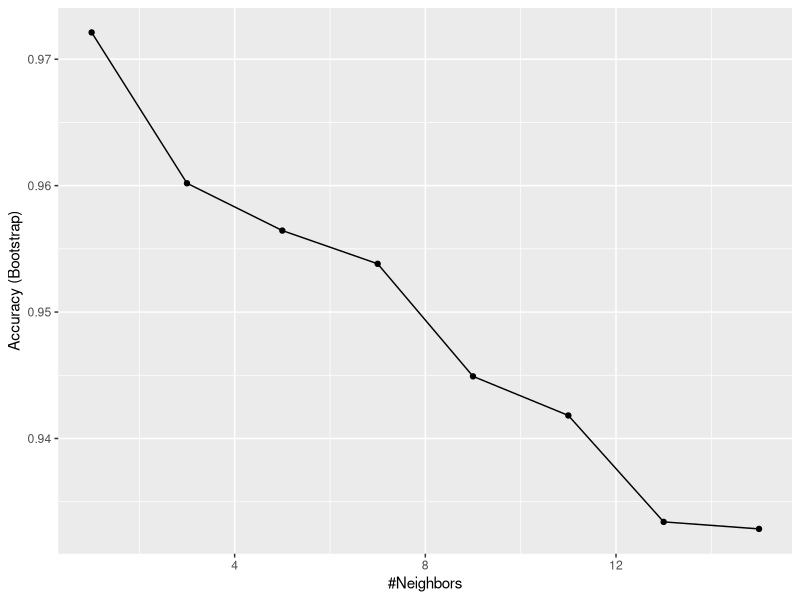
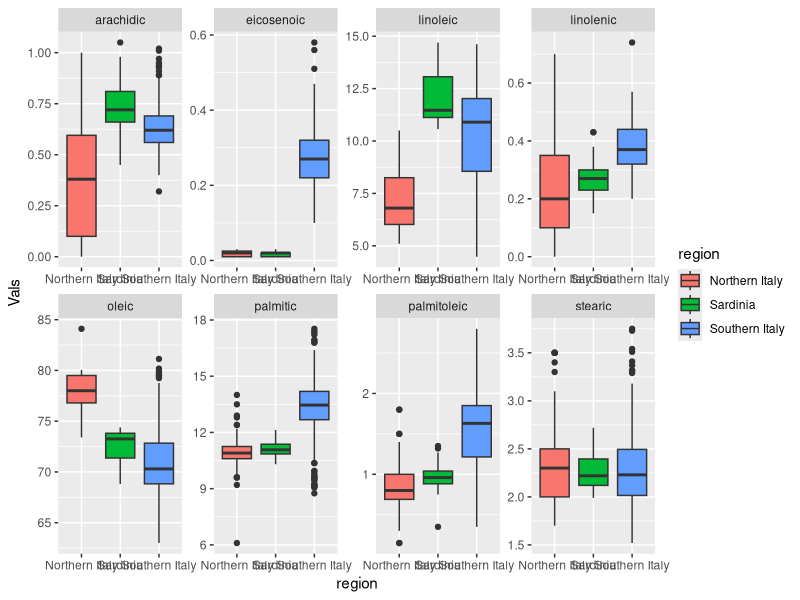
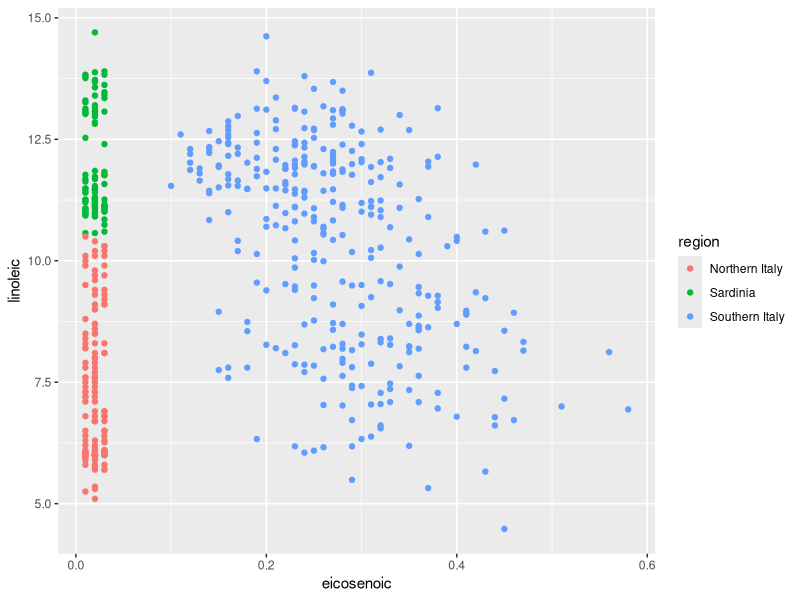
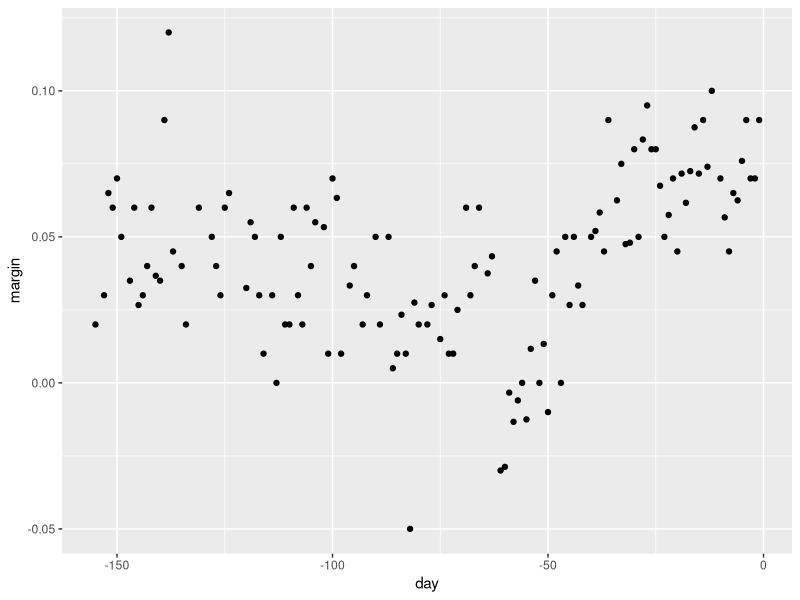
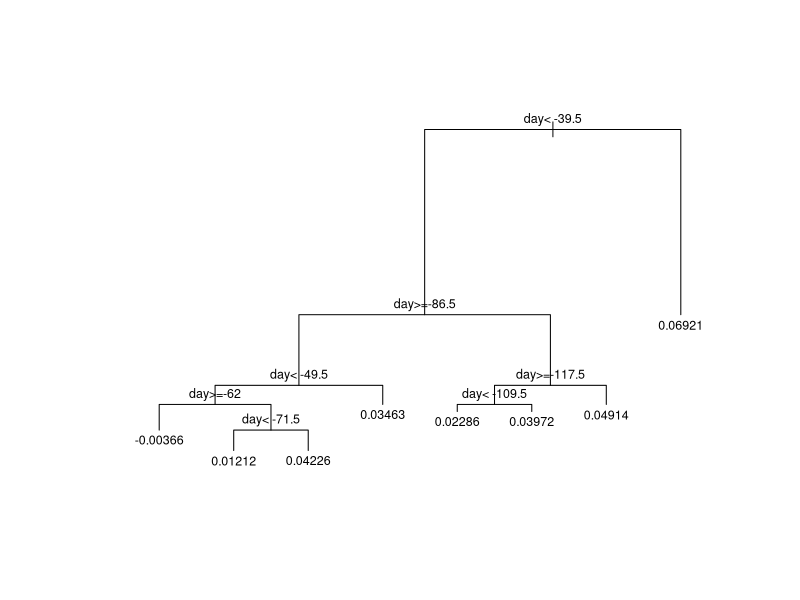
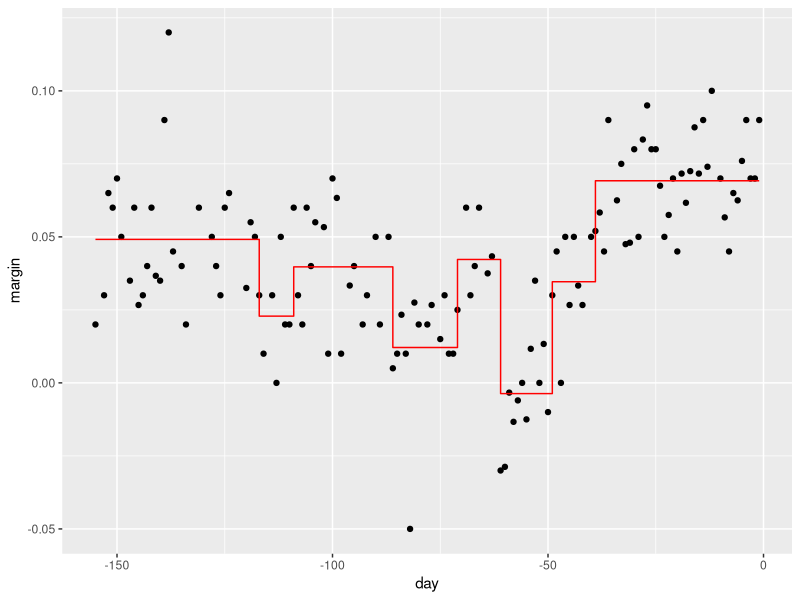
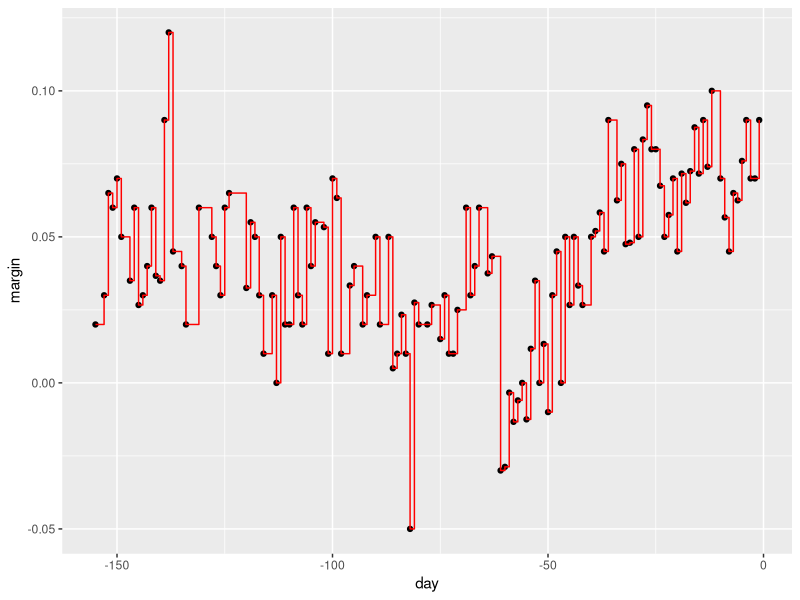
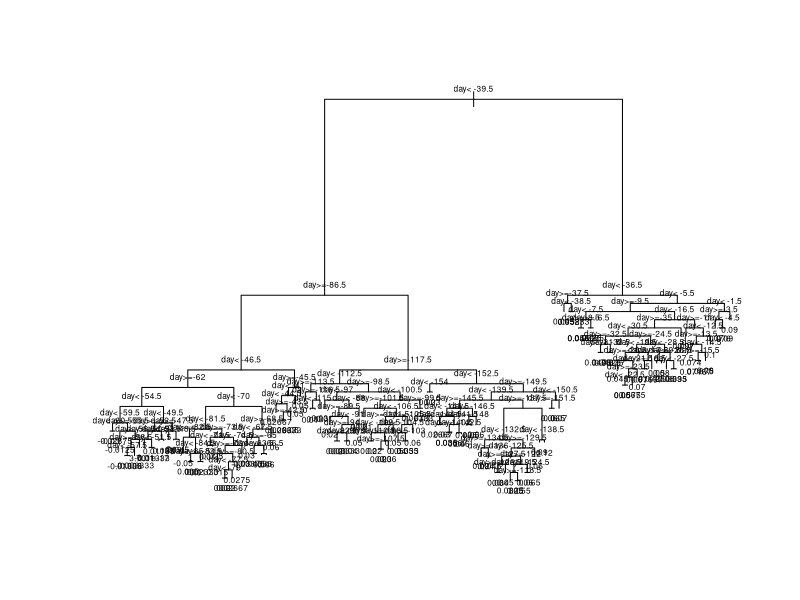

Reproduce these figures in R, in order.
library(tidyverse)
library(dslabs)
library(dplyr)
library(caret)
library(ggplot2)
library(rpart)
data("olive")


names(olive)
table(olive$region)
cat("\014")
olive <- olive %>% select(-area)

fit <- train(region ~., method = "knn", tuneGrid = data.frame(k = seq(1, 15, 2)), data = olive)
ggplot(fit)

dat <- olive %>% pivot_longer(-"region", names_to = "Composition", values_to = "Vals")
dat %>% group_by(Composition) %>% ggplot(aes(region,Vals, fill = region)) + geom_boxplot() + facet_wrap(~Composition, scale = "free", ncol = 4)

olive %>% ggplot(aes(eicosenoic, linoleic, color = region)) + geom_point()

#-------------------------

data("polls_2008")
qplot(day, margin, data = polls_2008)

fit <- rpart(margin ~ ., data = polls_2008)

plot(fit, margin = 0.1)
text(fit, cex = 0.75)

polls_2008 %>% mutate(y_hat = predict(fit)) %>% ggplot() + geom_point(aes(day, margin)) + geom_step(aes(day, y_hat), col = "red")


fit <- rpart(margin ~ ., data = polls_2008, control = rpart.control(cp = 0, minsplit = 2))
polls_2008 %>% mutate(y_hat = predict(fit)) %>% ggplot() + geom_point(aes(day, margin)) + geom_step(aes(day, y_hat), col = "red")
plot(fit, margin = 0.005)
text(fit, cex = 0.5)

# use cross validation to choose cp
library(caret)
train_rpart <- train(margin ~ ., method = "rpart", tuneGrid = data.frame(cp = seq(0, 0.05, len = 25)), data = polls_2008)
ggplot(train_rpart)

# access the final model and plot it
plot(train_rpart$finalModel, margin = 0.1)
text(train_rpart$finalModel, cex = 0.75)

polls_2008 %>%
  mutate(y_hat = predict(train_rpart)) %>%
  ggplot() +
  geom_point(aes(day, margin)) +
  geom_step(aes(day, y_hat), col="red")

# prune the tree
pruned_fit <- prune(fit, cp = 0.05)
plot(pruned_fit, margin = 0.1)
text(pruned_fit, cex = 0.75)

data("mnist_27")
train_rpart <- train(y ~ ., method = "rpart", tuneGrid = data.frame(cp = seq(0.0, 0.1, len = 25)), data = mnist_27$train)

plot(train_rpart)

y_hat <- predict(train_rpart, mnist_27$test)
confusionMatrix(y_hat, mnist_27$test$y)$overall["Accuracy"]
